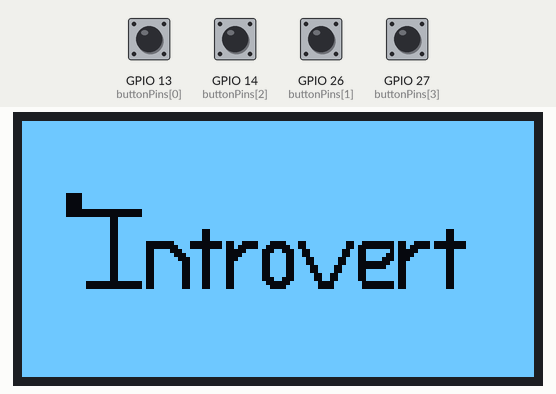
Recording of a sketch running on a simulated ESP32. On the bench: 128×64 one-colour display. The test bench sets the inputs (shaded band); at power-on: GPIO 13 (buttonPins[0]), GPIO 14 (buttonPins[2]), GPIO 26 (buttonPins[1]), GPIO 27 (buttonPins[3]) HIGH. WiFi joins after 1.5 s; servers stay silent unless stated; random numbers use the default seed unless the sketch sets one; what the sketch prints to the serial monitor is not drawn.

Above: at 1.2 s.
At 4.7 s:
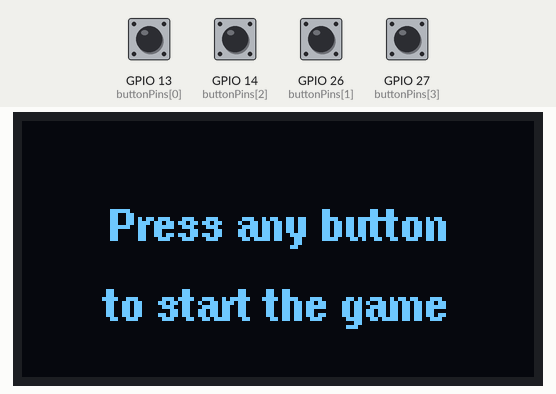
4.8 s: GPIO 13 (buttonPins[0]) pulled LOW for 0.15 s
At 5.6 s:
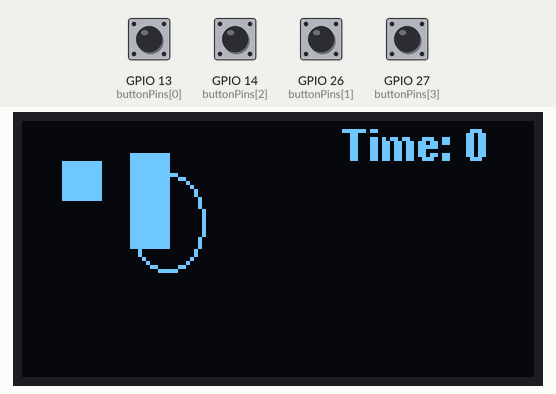
Timing chart, 0 to 7.8 s (numbered marks = the images above; inputs shaded):
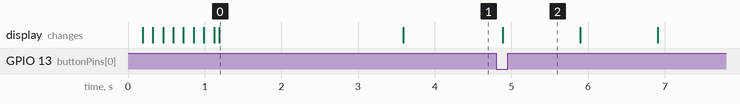

The sketch:

introvert.ino
```cpp
/**
 * @file introvert.ino
 * @author Jonathan L. Pressler
 * @date 2024-05-21
 * @brief A simple game using an OLED display and buttons on an ESP32
 *
 * @details This code implements a simple game where the player can move a character around the screen using buttons.
 * The character is represented by a box, and the player can move the character up, down, left, and right.
 * The game also includes obstacles that the player must avoid. The obstacles are represented by different shapes,
 * such as rectangles, circles, triangles, and ellipses. The player must navigate the character around the obstacles
 * to avoid collisions. The game logic is implemented in the loop() function, where the player's button inputs are read,
 * and the character's position is updated based on the button presses. The moveCharacter() function handles the movement
 * of the character on the screen and checks for collisions with obstacles. The collisionCheck() function implements collision
 * detection logic for different types of obstacles. The drawObstacles() function draws the obstacles on the screen.
 * The game is a simple example of how to implement a game on an Arduino using an OLED display and buttons.
 * You can modify the code to add more features, levels, and game elements to create a more complex game.
 *
 * @note This code is intended for educational purposes and may be used as a starting point for developing games on Arduino platforms.
 * This code utilizes the U8g2 library for OLED display functionality. Provided AS-IS for illustrative purposes only.
*/

#include <U8g2lib.h> // U8g2 OLED library
#include "intro.h" // Header file for intro animation
#include <WiFi.h> // WiFi library for ESP32
#include <ArduinoOTA.h> // Arduino OTA library for OTA updates

// Constructor for OLED display
// Uncomment this constructor if you are SPI
// U8G2_SH1106_128X64_NONAME_F_4W_HW_SPI dRender(U8G2_R0, /* cs=*/ 5, /* dc=*/ 21, /* reset=*/ 22);

// Comment this constructor out if you are NOT using I2C
U8G2_SH1106_128X64_NONAME_F_HW_I2C dRender(U8G2_R0, /* reset=*/ U8X8_PIN_NONE);

const char* ssid = "jcl-wpa2"; // WiFi SSID
const char* password = "Stealtheygrill"; // WiFi password

const int buttonPins[] = {13, 26, 14, 27};  // Array of button pins
const int numButtons = sizeof(buttonPins) / sizeof(buttonPins[0]);  // Number of buttons

int characterWidth = 10;  // Width of the character
int characterHeight = 10;  // Height of the character
int screenWidth = 128;  // Width of the screen
int screenHeight = 64;  // Height of the screen
int viewWidth = screenWidth;  // Width of the view window
int viewHeight = screenHeight;  // Height of the view window
int viewX = 0;  // X coordinate of the view window
int viewY = 0;  // Y coordinate of the view window

// Obstacle structure to represent different types of obstacles
struct Obstacle {
  int x;  // X coordinate of the obstacle
  int y;  // Y coordinate of the obstacle
  int type;  // Type of the obstacle (1 = rectangle, 2 = circle, 3 = ellipse)
  int width;  // Width of the obstacle
  int height;  // Height of the obstacle
};

// Level structure to represent different levels in the game
struct Level {
  int levelWidth;  // Width of the virtual level
  int levelHeight;  // Height of the virtual level
  int levelEndX;  // X coordinate of the level exit
  int levelEndY;  // Y coordinate of the level exit
  int exitBounding;  // Size of the exit bounding box
  Obstacle* obstacles;  // Pointer to the array of obstacles
  int numObstacles;  // Number of obstacles
  int characterX;  // Initial X coordinate of the character
  int characterY;  // Initial Y coordinate of the character
};

const int numLevels = 10;
Level levels[numLevels];
const int maxObstacles = 10;

void generateRandomLevels() {
  for (int i = 0; i < numLevels; i++) {
    int levelWidth = 150 + (i * 20);  // Increase level width with each level
    int levelHeight = 150 + (i * 20);  // Increase level height with each level
    int numObstacles = 3 + i;  // Increase number of obstacles with each level

    // Allocate memory for obstacles
    levels[i].obstacles = new Obstacle[numObstacles];

    for (int j = 0; j < numObstacles; j++) {
      int type = random(1, 4);  // Randomly choose obstacle type: 1 (rectangle), 2 (circle), 3 (ellipse)
      int width = random(10, 30);
      int height = (type == 2) ? width : random(10, 30);  // Circles have equal width and height
      int x, y;

      // Ensure obstacles are not placed at the starting or ending points
      do {
        x = random(0, levelWidth - width);
        y = random(0, levelHeight - height);
      } while ((x < 20 && y < 20) || (x > levelWidth - 40 && y > levelHeight - 40));

      levels[i].obstacles[j] = {x, y, type, width, height};
    }

    levels[i].levelWidth = levelWidth;
    levels[i].levelHeight = levelHeight;
    levels[i].levelEndX = levelWidth - 20;
    levels[i].levelEndY = levelHeight - 20;
    levels[i].exitBounding = 10;
    levels[i].numObstacles = numObstacles;
    levels[i].characterX = 10;
    levels[i].characterY = 10;
  }
}

const int debounceDelay = 50;  // Debounce time in milliseconds

unsigned long lastDebounceTime[numButtons];  // Array to store the last debounce time for each button
bool lastButtonState[numButtons];  // Array to store the last stable state for each button
bool buttonState[numButtons];  // Array to store the current stable state for each button
bool anyButtonPressed = false;  // Flag to indicate if any button is pressed
bool boundaryHit = false;  // Flag to indicate if the character hits the boundary
unsigned long boundaryHitTime = 0;  // Time when the boundary hit occurred

int timeElapsed = 0;  // Time elapsed in seconds
unsigned long gameStartTime = 0;  // Start time of the game

void setup() {
  Serial.begin(115200);
  dRender.begin();
  dRender.setFont(u8g2_font_helvB08_tr); // Set font size to 10
  WiFi.begin(ssid, password);
  for (int i = 0; i < introvert_introallArray_LEN; i++) {
    dRender.clearBuffer();
    dRender.drawXBM(0, 0, 128, 64, introvert_introallArray[i]);
    dRender.sendBuffer();
    delay(41); // Display each frame of the intro animation for 41 ms (24 frames per second)
  }
  delay(2000); // Display the last frame of the intro animation for 2 seconds

  Serial.println("Connecting to WiFi...");
  while(WiFi.status() != WL_CONNECTED) {
      delay(10); // Wait for WiFi connection before proceeding
  }
  Serial.println("Connected to WiFi");
  Serial.print("IP Address: ");
  Serial.println(WiFi.localIP());

  // Seed the random number generator
  randomSeed(analogRead(0));

  // Generate random levels
  generateRandomLevels();  // Generate random levels

  // Initialize the buttons as inputs with internal pull-up resistors
  for (int i = 0; i < numButtons; i++) {
    pinMode(buttonPins[i], INPUT_PULLUP);
    lastButtonState[i] = HIGH;  // Initialize lastButtonState to HIGH (unpressed)
    buttonState[i] = HIGH;  // Initialize buttonState to HIGH (unpressed)
    lastDebounceTime[i] = 0;  // Initialize lastDebounceTime to 0
  }
  ArduinoOTA.setPasswordHash("21232f297a57a5a743894a0e4a801fc3"); // Set OTA password to "admin"
  ArduinoOTA.onStart([]() {
    String type;
    if (ArduinoOTA.getCommand() == U_FLASH)
      type = "sketch";
    else // U_SPIFFS
      type = "filesystem";

    // NOTE: if updating SPIFFS this would be the place to unmount SPIFFS using SPIFFS.end()
    Serial.println("Start updating " + type);
  });
  ArduinoOTA.onEnd([]() {
    Serial.println("\nEnd");
  });
  ArduinoOTA.onProgress([](unsigned int progress, unsigned int total) {
    Serial.printf("Progress: %u%%\n", (progress / (total / 100)));
  });
  ArduinoOTA.onError([](ota_error_t error) {
    Serial.printf("Error[%u]: ", error);
    if (error == OTA_AUTH_ERROR) Serial.println("Auth Failed");
    else if (error == OTA_BEGIN_ERROR) Serial.println("Begin Failed");
    else if (error == OTA_CONNECT_ERROR) Serial.println("Connect Failed");
    else if (error == OTA_RECEIVE_ERROR) Serial.println("Receive Failed");
    else if (error == OTA_END_ERROR) Serial.println("End Failed");
  });
  ArduinoOTA.begin();

}

void loop() {
  static bool initialDebug1 = true;
  static bool initialDebug2 = true;
  static bool gameStarted = false;
  static int levelNum = 0;
  Level &level = levels[levelNum];

  if (!gameStarted) {
    // Display the start screen
    int textWidth1 = dRender.getStrWidth("Press any button");
    int textWidth2 = dRender.getStrWidth("to start the game");
    int textX1 = centerTextX(textWidth1, screenWidth);
    int textX2 = centerTextX(textWidth2, screenWidth);
    dRender.clearBuffer();
    dRender.drawStr(textX1, 30, "Press any button");
    dRender.drawStr(textX2, 50, "to start the game");
    dRender.sendBuffer();
    ArduinoOTA.handle();
    if (initialDebug1) {
    Serial.println("Game not started");
    Serial.println("Arduino OTA is running and waiting for updates");
    Serial.print("Free heap: ");
    Serial.println(ESP.getFreeHeap());
    initialDebug1 = false;
    }
  } else {
    WiFi.disconnect();
    ArduinoOTA.end();
    if (initialDebug2) {
    Serial.println("Game started");
    Serial.println("Arduino OTA has ended");
    Serial.println("WiFi has been disconnected");
    Serial.print("Free heap: ");
    Serial.println(ESP.getFreeHeap());
    initialDebug2 = false;
    }
  }

  // Check the state of each button
  for (int i = 0; i < numButtons; i++) {
    checkButton(i);
  }

  // Check if any button is pressed and determine the direction
  bool up = !buttonState[0];
  bool left = !buttonState[1];
  bool down = !buttonState[2];
  bool right = !buttonState[3];

  for (int i = 0; i < numButtons; i++) {
    if (buttonState[i] == LOW) {
      anyButtonPressed = true;
      break;
    } else {
      anyButtonPressed = false;
    }
  }

  if (anyButtonPressed) {
    gameStarted = true;
    // Set current X and Y coordinates of the character based on previous state
    int x = level.characterX;
    int y = level.characterY;

    // Move the character based on the button presses
    if (up) {
      y -= 1;  // Move character up
    }
    if (down) {
      y += 1;  // Move character down
    }
    if (left) {
      x -= 1;  // Move character left
    }
    if (right) {
      x += 1;  // Move character right
    }

    // Check for collisions before updating the position
    if (!collisionCheck(level, x, y)) {
      // No collision, update character position
      level.characterX = x;
      level.characterY = y;
    }

    // Check for level completion
    if (level.characterX >= level.levelEndX && level.characterX < level.levelEndX + level.exitBounding &&
        level.characterY >= level.levelEndY && level.characterY < level.levelEndY + level.exitBounding) {
      // Level complete
      Serial.println("Level Complete");
      gameStarted = false;
      dRender.clearBuffer();
      const char* string1 = ("Level " + String(levelNum + 1) + " Complete!").c_str();
      int string1X = centerTextX(dRender.getStrWidth(string1), screenWidth);
      const char* string2 = "Time";
      int string2X = centerTextX(dRender.getStrWidth(string2), screenWidth);
      dRender.drawStr(string1X, 30, string1);
      dRender.drawStr(string2X, 50, string2);
      dRender.drawStr(string2X + 30, 50, String(timeElapsed).c_str());
      dRender.sendBuffer();
      delay(3000);

      // Move to the next level
      if (levelNum < sizeof(levels) / sizeof(levels[0]) - 1) {
        cleanupLevel(levelNum);
        levelNum++;
        level = levels[levelNum];
        gameStartTime = 0;
        gameStarted = true;
        Serial.print("Moving to level ");
        Serial.println(levelNum + 1);
        Serial.print("Free heap: ");
        Serial.println(ESP.getFreeHeap());
      }
      // Game completed
      else {
        dRender.clearBuffer();
        const char* string1 = "Game Complete!";
        int string1X = centerTextX(dRender.getStrWidth(string1), screenWidth);
        const char* string2 = "Restarting in 3 seconds";
        int string2X = centerTextX(dRender.getStrWidth(string2), screenWidth);
        dRender.drawStr(string1X, 30, string1);
        dRender.drawStr(string2X, 50, string2);
        dRender.sendBuffer();
        delay(3000);
        ESP.restart();

      }
    }

    // Adjust the view window
    if (level.characterX < viewX + viewWidth / 4) {
      viewX = level.characterX - viewWidth / 4;
    }
    if (level.characterX > viewX + 3 * viewWidth / 4) {
      viewX = level.characterX - 3 * viewWidth / 4;
    }
    if (level.characterY < viewY + viewHeight / 4) {
      viewY = level.characterY - viewHeight / 4;
    }
    if (level.characterY > viewY + 3 * viewHeight / 4) {
      viewY = level.characterY - 3 * viewHeight / 4;
    }

    // Ensure view window is within the level boundaries
    if (viewX < 0) viewX = 0;
    if (viewY < 0) viewY = 0;
    if (viewX > level.levelWidth - viewWidth) viewX = level.levelWidth - viewWidth;
    if (viewY > level.levelHeight - viewHeight) viewY = level.levelHeight - viewHeight;

    // Ensure character stays within the view boundaries
    if (level.characterX < viewX) {
      level.characterX = viewX; // Character is at the left edge of the view window
      boundaryHit = true;
    }
    if (level.characterY < viewY) {
      level.characterY = viewY; // Character is at the top edge of the view window
      boundaryHit = true;
    }
    if (level.characterX > viewX + viewWidth - characterWidth) {
      level.characterX = viewX + viewWidth - characterWidth; // Character is at the right edge of the view window
      boundaryHit = true;
    }
    if (level.characterY > viewY + viewHeight - characterHeight) {
      level.characterY = viewY + viewHeight - characterHeight; // Character is at the bottom edge of the view window
      boundaryHit = true;
    }

    // Clear the buffer and redraw the level
    dRender.clearBuffer();
    drawLevel(level);
    dRender.sendBuffer(); // Send the buffer to the display
  }
  else {
    // No button pressed, display the level and time elapsed but do not update the character position or view window
    if (gameStarted) {
      dRender.clearBuffer();
      drawTime();
      drawLevel(level);
      dRender.sendBuffer(); // Send the buffer to the display
    }
  }
}

void checkButton(int index) {
  // Read the current state of the button
  bool currentButtonState = digitalRead(buttonPins[index]);

  // Debounce logic
  if (currentButtonState != lastButtonState[index]) {
    lastDebounceTime[index] = millis();  // Reset the debounce timer
  }

  if ((millis() - lastDebounceTime[index]) > debounceDelay) {
    if (currentButtonState != buttonState[index]) {
      buttonState[index] = currentButtonState;
      if (buttonState[index] == LOW) {
        Serial.print("Button ");
        Serial.print(index + 1);
        Serial.println(" is pressed");
      }
    }
  }
  lastButtonState[index] = currentButtonState;
}

void drawLevel(Level &level) {
  // Function to draw the level within the view window
  dRender.clearBuffer();
  // Draw the character
  dRender.drawBox(level.characterX - viewX, level.characterY - viewY, characterWidth, characterHeight);

  // Draw the obstacles
  drawObstacles(level);

  // Draw the exit
  drawExit(level);

  // Draw the time elapsed
  drawTime();

  if (boundaryHit) {
    Serial.println("Boundary Hit");
    // Display a message if the character hits the boundary
    if (boundaryHitTime == 0) {
      boundaryHitTime = millis(); // Record the time when the boundary hit occurred
      dRender.sendF("c", 0x0a7); // invert the display
    } else if (millis() - boundaryHitTime > 100) {
      dRender.sendF("c", 0x0a6); // revert the display
      boundaryHit = false;
      boundaryHitTime = 0;
    }
  }
}

void drawObstacles(Level &level) {
  const int box = 1;
  const int circle = 2;
  const int ellipse = 3;
  for (int i = 0; i < level.numObstacles; i++) {
    Obstacle &obstacle = level.obstacles[i];
    int x = obstacle.x - viewX;
    int y = obstacle.y - viewY;
    int type = obstacle.type;
    int width = obstacle.width;
    int height = obstacle.height;
    switch (type) {
      case box:
        dRender.drawBox(x, y, width, height);
        break;
      case circle:
        dRender.drawCircle(x + width / 2, y + height / 2, width / 2);
        break;
      case ellipse:
        dRender.drawEllipse(x + width / 2, y + height / 2, width / 2, height / 2);
        break;
    }
  }
}

bool collisionCheck(Level &level, int newX, int newY) {
  for (int i = 0; i < level.numObstacles; i++) {
    Obstacle &obstacle = level.obstacles[i];
    int x = obstacle.x;
    int y = obstacle.y;
    int type = obstacle.type;
    int width = obstacle.width;
    int height = obstacle.height;

    switch (type) {
      case 1: // Rectangle Axis-Aligned Bounding Box (AABB collision detection)
        if (newX < x + width && newX + characterWidth > x && newY < y + height && newY + characterHeight > y) {
          // Collision detected
          Serial.println("Rectangle Collision Detected");
          return true;
        }
        break;
      case 2: { // Circle (circle-to-rectangle collision detection)
        // Calculate the distance between the circle's center and the character's center
        int circleX = x + width / 2;
        int circleY = y + height / 2;
        int dx = circleX - (newX + characterWidth / 2);
        int dy = circleY - (newY + characterHeight / 2);
        int distanceSquared = dx * dx + dy * dy;

        // If the distance is less than the sum of the radii squared, a collision is detected
        int radius = width / 2;
        if (distanceSquared < (radius + characterWidth / 2) * (radius + characterHeight / 2)) {
          // Collision detected
          Serial.println("Circle Collision Detected");
          return true;
        }
        break;
      }
      case 3: { // Ellipse (ellipse-to-rectangle collision detection)
        // Check each point on the rectangle to see if it is inside the ellipse
        for (int pointX = newX; pointX <= newX + characterWidth; pointX++) {
          for (int pointY = newY; pointY <= newY + characterHeight; pointY++) {
            // Calculate the distance between the ellipse's center and this point
            int dx = x - pointX;
            int dy = y - pointY;
            float distanceSquared = (dx * dx) / ((width / 2) * (width / 2)) + (dy * dy) / ((height / 2) * (height / 2));

            // If the distance is less than 1, a collision is detected
            if (distanceSquared < 1) {
              // Collision detected
              Serial.println("Ellipse Collision Detected");
              return true;
            }
          }
        }
        break;
      }
    }
  }
  return false;
}

void drawExit(Level &level) {
  dRender.drawFrame(level.levelEndX - viewX, level.levelEndY - viewY, level.exitBounding, level.exitBounding);
}

void drawTime() {
  // Function to draw the time elapsed on the OLED display
  if (gameStartTime == 0) {
    gameStartTime = millis(); // Record the start time
  }
  timeElapsed = (millis() - gameStartTime) / 1000; // Calculate the time elapsed in seconds
  char timeStr[20]; // Buffer to hold the time string
  sprintf(timeStr, "Time: %d", timeElapsed); // Format the time string
  dRender.drawStr(viewWidth - 48, 10, timeStr); // Draw the time at the specified coordinates
}

int centerTextX(int textWidth, int screenWidth) {
  return (screenWidth - textWidth) / 2;
}

void cleanupLevel(int levelNum) {
  if (levelNum >= 0 && levelNum < numLevels) {
    delete[] levels[levelNum].obstacles;
    levels[levelNum].obstacles = nullptr;  // Set the pointer to nullptr after deleting
  }
}


  /* The code above is a simple example of a game where the player can move a character around the screen using buttons. The character is represented by a box, and the player can move the character up, down, left, and right. The game also includes obstacles that the player must avoid. The obstacles are represented by different shapes, such as rectangles, circles, triangles, and ellipses. The player must navigate the character around the obstacles to avoid collisions.
  The code uses the U8g2 library to draw the character, obstacles, and game elements on an OLED display. The game logic is implemented in the loop() function, where the player's button inputs are read, and the character's position is updated based on the button presses. The moveCharacter() function handles the movement of the character on the screen and checks for collisions with obstacles. The collisionCheck() function implements collision detection logic for different types of obstacles. The drawObstacles() function draws the obstacles on the screen.
  The game is a simple example of how to implement a game on an Arduino using an OLED display and buttons. You can modify the code to add more features, levels, and game elements to create a more complex game.
  */
```

Source omitted: intro.h (data table, 147099 bytes)

Measured:
- after the input at 4.8 s, the display: changes after 0.09 s (image 2)
- what the display in image 0 shows lasts 2.4 s, from 1.2 s to 3.6 s
